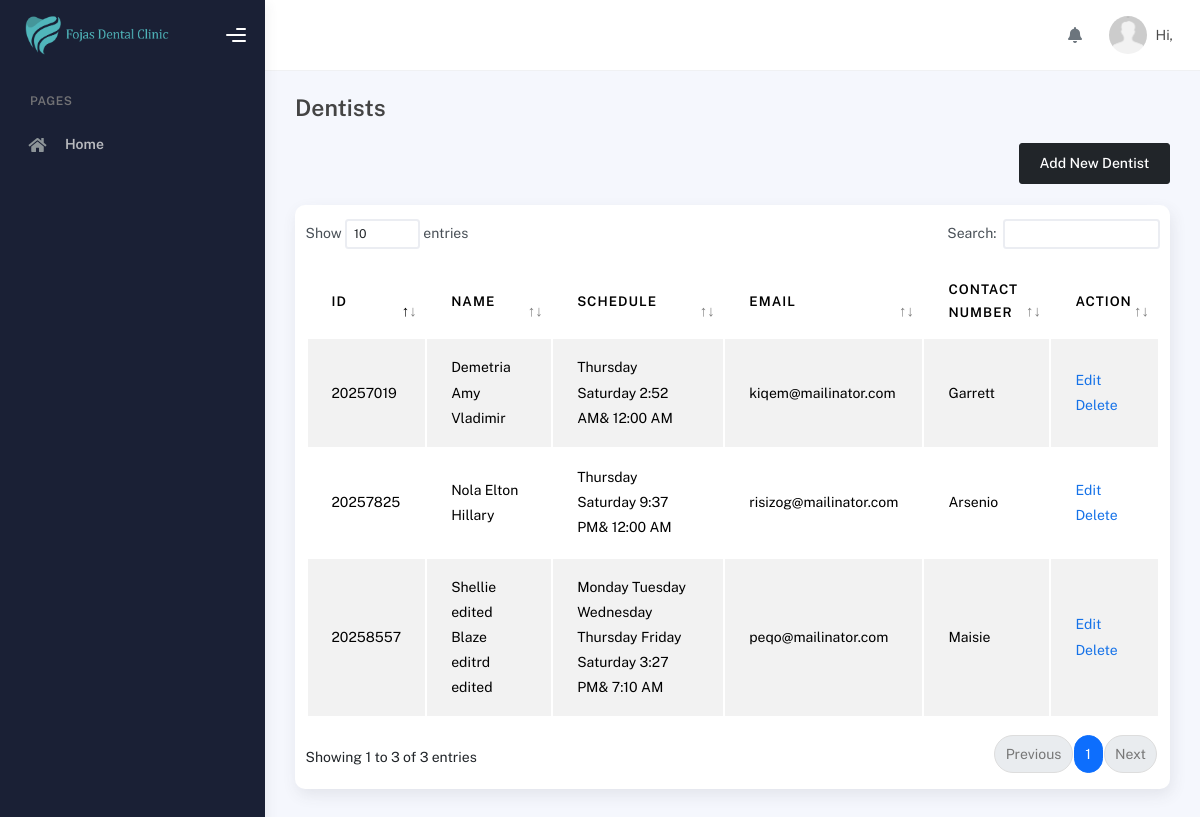
/modules/admin/view-dentists.php, run on an earlier commit of the app's database.
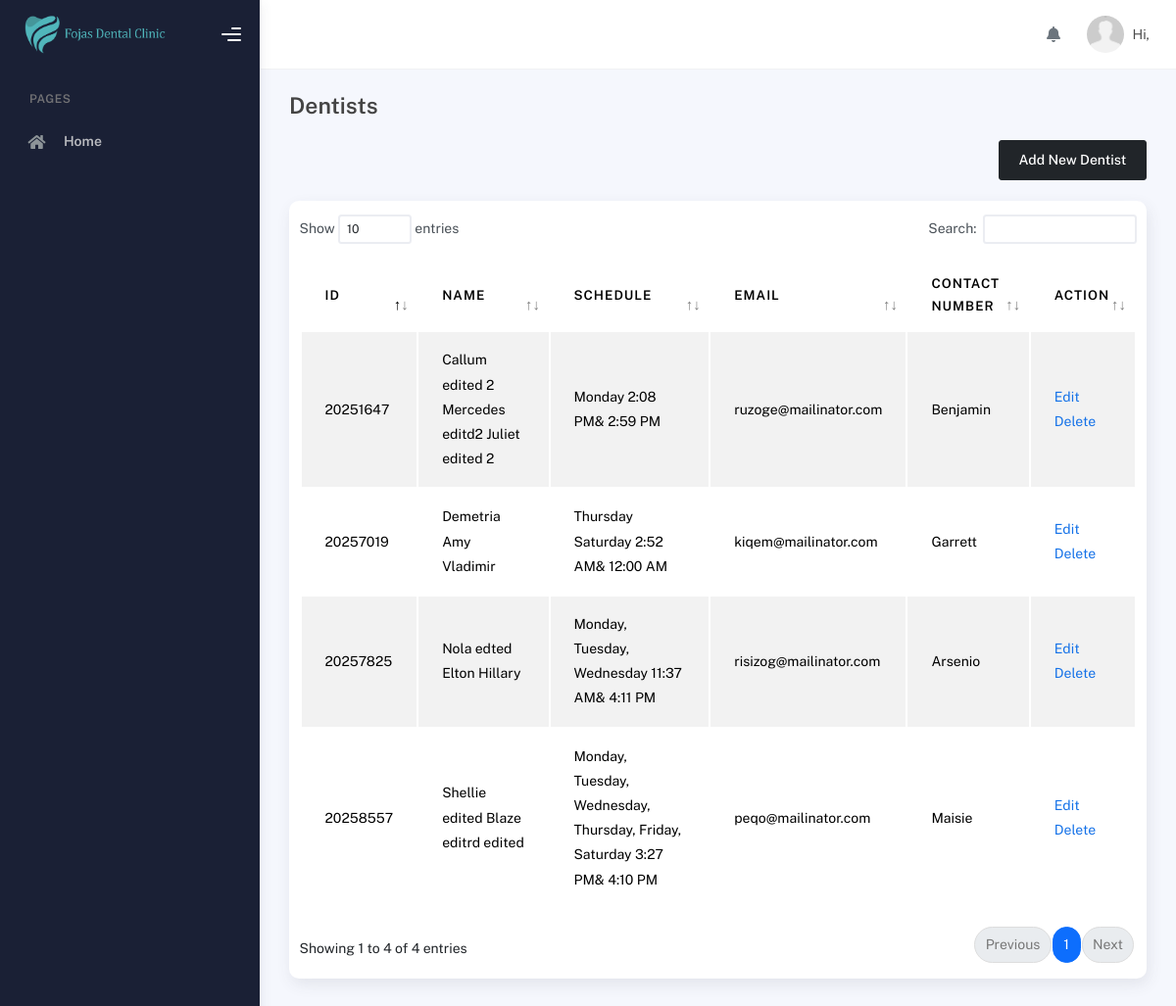
And on a later commit of the database.
### tables this page shows
CREATE TABLE `schedule` (
  `id` int(11) NOT NULL,
  `user_id` varchar(255) NOT NULL,
  `day` varchar(150) NOT NULL,
  `start_time` varchar(100) NOT NULL,
  `end_time` varchar(100) NOT NULL,
  `date_created` date NOT NULL,
  `date_updated` date NOT NULL
);

CREATE TABLE `users` (
  `id` int(11) NOT NULL,
  `user_id` varchar(100) NOT NULL,
  `role_id` int(11) NOT NULL,
  `first_name` varchar(250) NOT NULL,
  `middle_name` varchar(255) NOT NULL,
  `last_name` varchar(255) NOT NULL,
  `mobile_number` varchar(255) NOT NULL,
  `email` varchar(255) NOT NULL,
  `password` varchar(255) NOT NULL,
  `date_of_birth` date NOT NULL,
  `date_created` date NOT NULL,
  `date_updated` date NOT NULL,
  `token` varchar(255) DEFAULT NULL,
  `address` varchar(255) DEFAULT NULL
);

### modules/admin/view-dentists.php (the view, shortened to what this page needs)
<?php
include('../../connection/connection.php');
?>
<!DOCTYPE html>
<html lang="en">
<head>
    <?php include '../../includes/styles.php' ?>
</head>
<body>
    <div class="wrapper">
        <?php include '../../includes/sidebar.php'; ?>
      <div class="main-panel">
        <?php include '../../includes/topbar.php'; ?>
        <div class="container">
          <div class="page-inner">
            <div class="page-header">
              <h4 class="page-title">Dentists</h4>
            </div>
            <div class="page-category">
                <div class="row mb-4">
                    <div class="col-lg-12">
                        <div class="d-flex justify-content-end">
                            <a href="add-dentist.php" class="btn btn-dark">Add New Dentist</a>
                        </div>
                    </div>
                </div>
                <div class="card py-3">
                    <div class="table-responsive">
                    <table id="dataTable" class="display table table-striped table-hover">
                        <thead>
                            <tr>
                                <th>Id</th>
                                <th>Name</th>
                                <th>Schedule</th>
                                <th>Email</th>
                                <th>Contact Number</th>
                                <th>Action</th>
                            </tr>
                        </thead>
                        <tbody>
                        <?php
                            $query_dentists = "SELECT users.user_id AS user_id, users.first_name AS first_name, users.middle_name AS middle_name, users.last_name AS last_name, users.mobile_number AS mobile_number, users.email AS email, schedule.user_id AS schedule_user_id, schedule.day AS day , schedule.start_time AS start_time, schedule.end_time AS end_time
                            FROM
                            users
                            LEFT JOIN schedule
                            ON users.user_id = schedule.user_id
                            WHERE users.role_id = '3'";
                            $run_dentists = mysqli_query($conn,$query_dentists);
                            if(mysqli_num_rows($run_dentists) > 0){
                                foreach($run_dentists as $row_dentist){
                                    ?>
                                    <tr>
                                        <td><?php echo $row_dentist['user_id']?></td>
                                        <td><?php echo $row_dentist['first_name']. " " . $row_dentist['middle_name'] . " " . $row_dentist['last_name']?></td>
                                        <td><?php echo $row_dentist['day']. " " . date("g:i A",strtotime($row_dentist['start_time'])). "& " . date("g:i A", strtotime($row_dentist['end_time'])) ?></td>
                                        <td><?php echo $row_dentist['email']?></td>
                                        <td><?php echo $row_dentist['mobile_number']?></td>
                                        <td>
                                            <a href="edit-dentist.php?user_id=<?php echo$row_dentist['user_id']?>">Edit</a>
                                            <a href="delete-dentist.php?user_id<?php echo $row_dentist['user_id']?>">Delete</a>
                                        </td>
                                    </tr>
                                    <?php
                                }
                            }
                            ?>
                        </tbody>
                        </table>
                    </div>
                </div>
            </div>
          </div>
        </div>
      </div>
    </div>
</body>
</html>

### includes/styles.php (shortened to what this page needs)
<?php
echo '
<script src="' . BASE_PATH . '/assets/js/plugin/webfont/webfont.min.js"></script>
<script>
WebFont.load({
google: { families: ["Public Sans:300,400,500,600,700"] },
custom: {
    families: [
    "Font Awesome 5 Solid",
    "Font Awesome 5 Regular",
    "Font Awesome 5 Brands",
    "simple-line-icons",
    ],
    urls: ["' . BASE_PATH . '/assets/css/fonts.min.css"],
},
active: function () {
    sessionStorage.fonts = true;
},
});
</script>
<link rel="stylesheet" href="' . BASE_PATH . '/assets/css/bootstrap.min.css" />
<link rel="stylesheet" href="' . BASE_PATH . '/assets/css/plugins.min.css" />
<link rel="stylesheet" href="' . BASE_PATH . '/assets/css/kaiadmin.min.css" />
<link rel="stylesheet" href="' . BASE_PATH . '/assets/css/demo.css" />
'
?>

### includes/sidebar.php (shortened to what this page needs)
<?php
echo '
<div class="sidebar" data-background-color="dark">
<div class="sidebar-logo">
    <div class="logo-header" data-background-color="dark">
    <a href="#" class="logo">
        <img
        src="' . BASE_PATH . '/assets/img/banner-2.png"
        alt="navbar brand"
        class="navbar-brand"
        height="40"
        />
    </a>
    <div class="nav-toggle">
        <button class="btn btn-toggle toggle-sidebar">
        <i class="gg-menu-right"></i>
        </button>
        <button class="btn btn-toggle sidenav-toggler">
        <i class="gg-menu-left"></i>
        </button>
    </div>
    <button class="topbar-toggler more">
        <i class="gg-more-vertical-alt"></i>
    </button>
    </div>
</div>
<div class="sidebar-wrapper scrollbar scrollbar-inner">
    <div class="sidebar-content">
        <ul class="nav nav-secondary">
            <li class="nav-section">
                <!-- <span class="sidebar-mini-icon">
                    <i class="fa fa-ellipsis-h"></i>
                </span> -->
                <h4 class="text-section">Pages</h4>
            </li>
            <li class="nav-item">
                <a href="dashboard.php">
                    <i class="fas fa-home"></i>
                    <p>Home</p>
                </a>
            </li>
            ';
            echo '
        </ul>
    </div>
</div>
</div>
';
?>

### includes/topbar.php (shortened to what this page needs)
<?php
echo '
<div class="main-header">
  <nav
    class="navbar navbar-header navbar-header-transparent navbar-expand-lg border-bottom"
  >
    <div class="container-fluid">
      <ul class="navbar-nav topbar-nav ms-md-auto align-items-center">
        <li class="nav-item topbar-icon dropdown hidden-caret ">
          <a
            class="nav-link dropdown-toggle disabled"
            href="#"
            id="notifDropdown"
            role="button"
            data-bs-toggle="dropdown"
            aria-haspopup="true"
            aria-expanded="false"
          >
            <i class="fa fa-bell"></i>
          </a>
        </li>
        <li class="nav-item topbar-user dropdown hidden-caret">
          <a
            class="dropdown-toggle profile-pic"
            data-bs-toggle="dropdown"
            href="#"
            aria-expanded="false"
          >
            <div class="avatar-sm">
              <img
                src="'. BASE_PATH . '/assets/img/default.jpg"
                alt="Userimg"
                class="avatar-img rounded-circle"
              />
            </div>
            <span class="profile-username">
              <span class="op-7">Hi,</span>
              <span class="fw-bold">' . $first_name .'</span>
            </span>
          </a>
          <ul class="dropdown-menu dropdown-user animated fadeIn">
            <div class="dropdown-user-scroll scrollbar-outer">
              <li>';
              echo '</li>
            </div>
          </ul>
        </li>
      </ul>
    </div>
  </nav>
</div>
';
?>

What changed in the data, as far as the page shows it:
changed schedule "3:27 PM": day "Monday Tuesday Wednesday Thursday Friday Saturday" → "Monday, Tuesday, Wednesday, Thursday, Friday, Saturday"; end_time "7:10 AM" → "4:10 PM"
changed schedule "Elton": users.first_name "Nola" → "Nola edted"; day "Thursday Saturday" → "Monday, Tuesday, Wednesday"; start_time "9:37 PM" → "11:37 AM"; end_time "12:00 AM" → "4:11 PM"
added schedule: users.user_id "20251647", users.first_name "Callum edited 2", users.middle_name "Mercedes editd2", users.last_name "Juliet edited 2", day "Monday", start_time "2:08 PM", end_time "2:59 PM", users.email "ruzoge@mailinator.com", users.mobile_number "Benjamin"
Also different on the page:
text written by a page script: "Show entries Search: Showing 1 to 3 of 3 entries Previous 1 Next" → "Show entries Search: Showing 1 to 4 of 4 entries Previous 1 Next"
